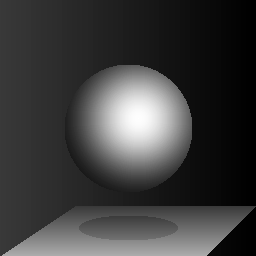
#> input picture hmwk5/ball.png, 256 x 256 px
$ python hmwk5_2dfourier.py
#> lines starting #> are read from the running program, lines starting #| are printed output that depends on the picture
import numpy as np
import matplotlib.pyplot as pl
import matplotlib.cm as cm
import pickle as pk
import scipy.ndimage.interpolation as sy

#I will be using the built-in fft2/ifft2 functions

# [74 lines left out: functions getSinx, getSiny, parta, partb, partc, partd, not called in this run]

def parte():
    ball3d = pl.imread('ball.png') #b(x,y)
#> ball3d is the input picture: shape (256, 256, 3) float32; min 0, max 1, mean 0.238
    gull3d = pl.imread('gull.png') #g(x,y)
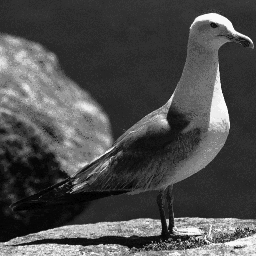
#> input picture hmwk5/gull.png, 256 x 256 px
#> gull3d is the input picture: shape (256, 256, 3) float32; min 0, max 0.973, mean 0.301
    #To verify I read it in correctly
    #pl.imshow(ball)
    #pl.imshow(gull)
    #pl.show()

    #There is most assuredly an easier way to do this, but time is of the essence and I don't want to study man pages right now
    ball = np.zeros((ball3d.shape[0], ball3d.shape[1]), dtype=np.double)
    gull = np.zeros((gull3d.shape[0], gull3d.shape[1]), dtype=np.double)
    for a in range(ball.shape[0]):
        for b in range(ball.shape[1]):
            ball[a][b] = ball3d[a][b][0]
            gull[a][b] = gull3d[a][b][0]

    fftBall = np.fft.fft2(ball) #B(u,v)
    fftGull = np.fft.fft2(gull) #G(u,v)

    magBall = np.abs(fftBall)
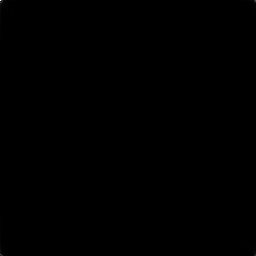
#> magBall: shape (256, 256) float64; min 0.0116, max 15567.3, mean 6.5; drawn with min black and max white
    magGull = np.abs(fftGull)
    phaseBall = np.zeros(fftBall.shape)
    phaseGull = np.zeros(fftGull.shape)
    for a in range(fftBall.shape[0]):
        for b in range(fftBall.shape[1]):
            phaseBall[a][b] = np.angle(fftBall[a][b])
            phaseGull[a][b] = np.angle(fftGull[a][b])
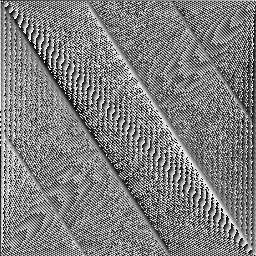
#> phaseBall: shape (256, 256) float64; min -3.14, max 3.14, mean 9.59e-05; drawn with min black and max white
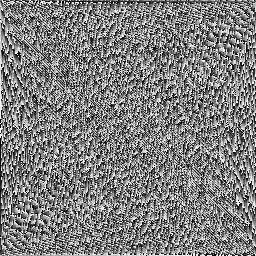
#> phaseGull: shape (256, 256) float64; min -3.14, max 3.14, mean 9.59e-05; drawn with min black and max white

    magBphaseG = np.zeros((magBall.shape[0], magBall.shape[1]), dtype=complex)
    magGphaseB = np.zeros((magGull.shape[0], magGull.shape[1]), dtype=complex)

    for x in range(magBphaseG.shape[0]):
        for y in range(magBphaseG.shape[1]):
            magBphaseG[x][y] = np.complex(magBall[x][y]*np.cos(phaseGull[x][y]), magBall[x][y]*np.sin(phaseGull[x][y]))
            magGphaseB[x][y] = np.complex(magGull[x][y]*np.cos(phaseBall[x][y]), magGull[x][y]*np.sin(phaseBall[x][y]))
    ifft01 = np.fft.ifft2(magBphaseG)
    ifft02 = np.fft.ifft2(magGphaseB)
#> (the run stopped early here; a loop or call above may not have finished)
